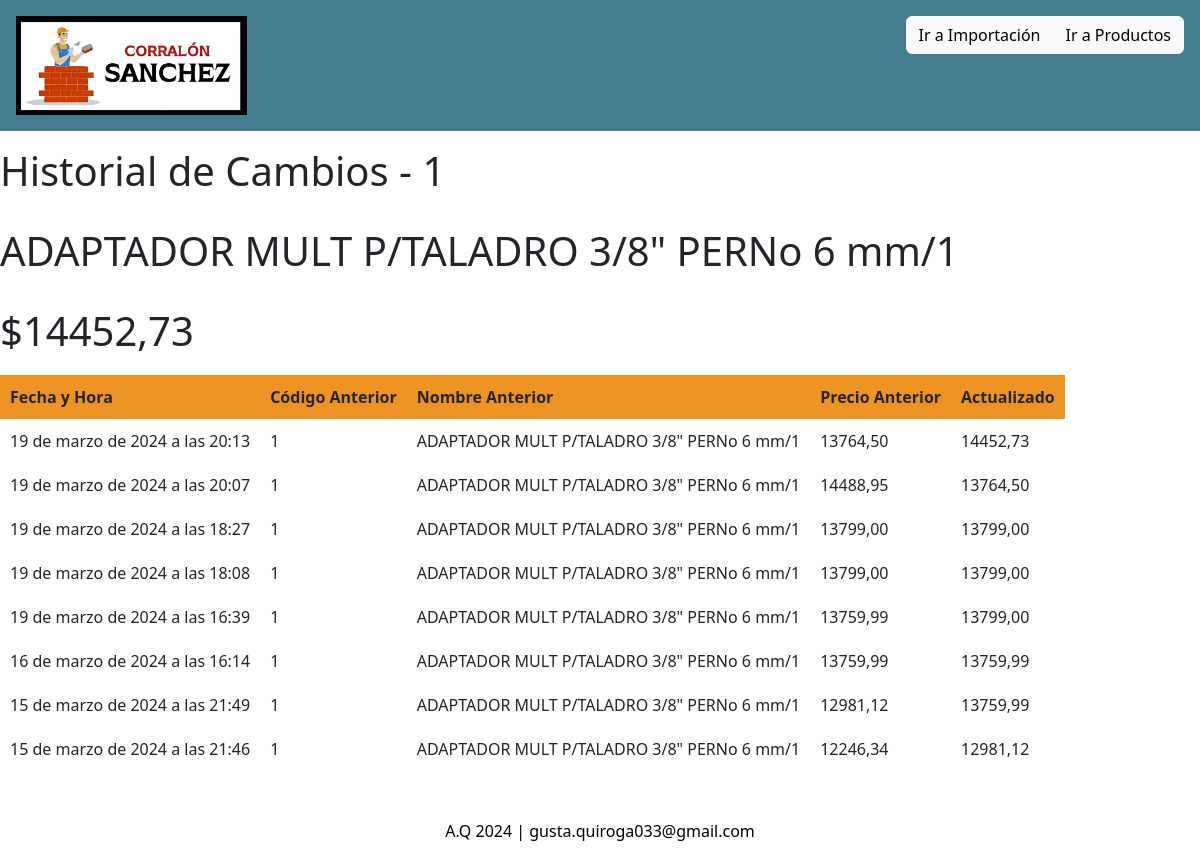
/ver_historial/110617/, run on the app's committed database.
### controlStock/models.py (models this page shows)
class Producto(models.Model):
    id_pd = models.AutoField(primary_key=True)
    cod = models.CharField(max_length=20)
    des = models.CharField(max_length=75, blank=False)
    stock = models.IntegerField(default=0)
    pre = models.FloatField(blank=False)
    aju = models.CharField(max_length=4, blank=False)
    ofe = models.CharField(max_length=4, blank=False)
    en_carrito = models.BooleanField(default=False)
    cantidad = models.IntegerField(default=0)
    subtotal = models.FloatField(default=0)
    def __str__(self):
        return f"{self.cod} {self.des} {self.pre} {self.aju} {self.ofe} {self.stock}"

class HistorialProducto(models.Model):
    producto = models.ForeignKey(Producto, on_delete=models.CASCADE)
    nombre_anterior = models.CharField(max_length=255)
    cod_anterior = models.CharField(max_length=255)
    id_anterior = models.CharField(max_length=255)
    precio_anterior = models.DecimalField(max_digits=10, decimal_places=2)
    precio_actualizado = models.DecimalField(max_digits=10, decimal_places=2)
    fecha_cambio = models.DateTimeField(default=timezone.now)
    def __str__(self):
        return f'Cambio de {self.producto} el {self.fecha_cambio}'

### controlStock/views.py (the view)
# urls.py: path('ver_historial/<int:id_pd>/', ver_historial_producto, name='ver_historial_producto'),
def ver_historial_producto(request, id_pd):
    producto = get_object_or_404(Producto, id_pd=id_pd)
    historial = HistorialProducto.objects.filter(producto=producto).order_by('-fecha_cambio')  # Ordena por fecha de cambio descendente
    print(historial)
    print(f'id_pd recibido: {id_pd}')
    return render(request, 'producto/historial_producto.html', {'producto': producto, 'historial': historial})

### controlStock/templates/producto/historial_producto.html (shortened to what this page needs)
{% extends "base.html" %}
{% block historial_content %}
  <h1>Historial de Cambios - {{ producto.cod }} </h1>
  <br>
  <h1> {{ producto.des }} </h1>
  <br>
  <h1>${{ producto.pre|floatformat:2 }}</h1>
  <table class="table-spaced">
    <thead>
      <tr>
        <th>Fecha y Hora</th>
        <th>Código Anterior</th>
        <th>Nombre Anterior</th>
        <th>Precio Anterior</th>
        <th>Actualizado </th>
      </tr>
    </thead>
    <tbody>
      {% for cambio in historial %}
        <tr>
          <td>{{ cambio.fecha_cambio }}</td>
          <td>{{ cambio.cod_anterior }}</td>
          <td>{{ cambio.nombre_anterior }}</td>
          <td>{{ cambio.precio_anterior }}</td>
          <td>{{ cambio.precio_actualizado }}</td>
        </tr>
      {% endfor %}
    </tbody>
  </table>
{% endblock %}

### controlStock/static/css/SCS.css (style rules this page uses)
.table-spaced { margin-top: 20px; margin-bottom: 20px; }
.table-spaced th, .table-spaced td { padding: 10px; }
body { min-height: 100vh; background-size: cover; background-position: center; }
th { text-align: center; vertical-align: middle; }
td { vertical-align: middle; }
body { background: whitesmoke; }
thead { background-color: #ee9322; }
h1, h2, h3, h4, h5 { font-family:'Segoe UI'; color: black; }
* { scrollbar-width: thin; scrollbar-color: #a76718 #FFFFFF; }

### controlStock/templates/producto/historial_producto.html (style rules this page uses)
.table-spaced { margin-top: 20px; margin-bottom: 20px; }
.table-spaced th, .table-spaced td { padding: 10px; }

### data on the page
Producto: cod "1", des "ADAPTADOR MULT P/TALADRO 3/8\" PERNo 6 mm/1", pre "14452,73"
HistorialProducto: fecha_cambio "19 de marzo de 2024 a las 20:07", cod_anterior "1", nombre_anterior "ADAPTADOR MULT P/TALADRO 3/8\" PERNo 6 mm/1", precio_anterior "14488,95", precio_actualizado "13764,50"
HistorialProducto: fecha_cambio "19 de marzo de 2024 a las 18:27", cod_anterior "1", nombre_anterior "ADAPTADOR MULT P/TALADRO 3/8\" PERNo 6 mm/1", precio_anterior "13799,00", precio_actualizado "13799,00"
HistorialProducto: fecha_cambio "19 de marzo de 2024 a las 18:08", cod_anterior "1", nombre_anterior "ADAPTADOR MULT P/TALADRO 3/8\" PERNo 6 mm/1", precio_anterior "13799,00", precio_actualizado "13799,00"
HistorialProducto: fecha_cambio "19 de marzo de 2024 a las 16:39", cod_anterior "1", nombre_anterior "ADAPTADOR MULT P/TALADRO 3/8\" PERNo 6 mm/1", precio_anterior "13759,99", precio_actualizado "13799,00"
HistorialProducto: fecha_cambio "16 de marzo de 2024 a las 16:14", cod_anterior "1", nombre_anterior "ADAPTADOR MULT P/TALADRO 3/8\" PERNo 6 mm/1", precio_anterior "13759,99", precio_actualizado "13759,99"
HistorialProducto: fecha_cambio "15 de marzo de 2024 a las 21:49", cod_anterior "1", nombre_anterior "ADAPTADOR MULT P/TALADRO 3/8\" PERNo 6 mm/1", precio_anterior "12981,12", precio_actualizado "13759,99"
HistorialProducto: fecha_cambio "15 de marzo de 2024 a las 21:46", cod_anterior "1", nombre_anterior "ADAPTADOR MULT P/TALADRO 3/8\" PERNo 6 mm/1", precio_anterior "12246,34", precio_actualizado "12981,12"
